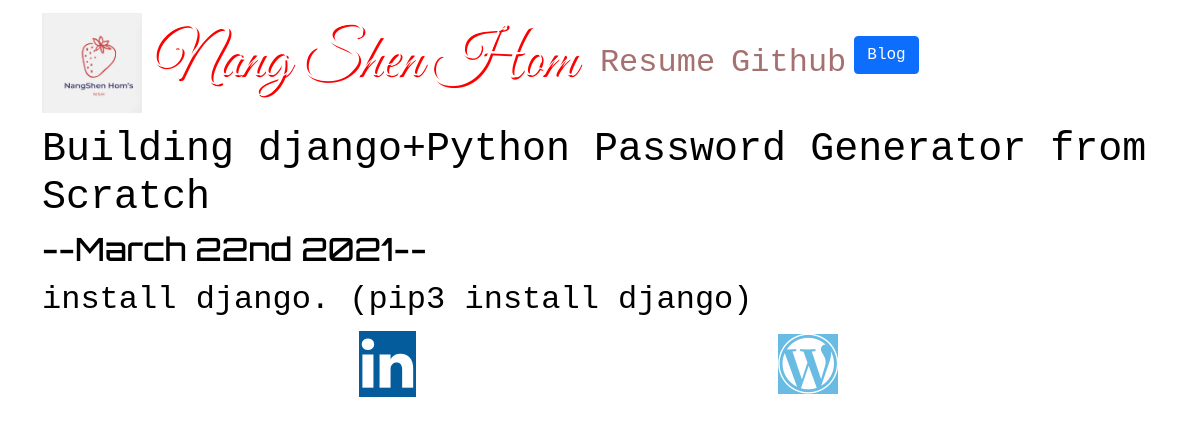
Page /blog/1/ on the committed database.
### blog/models.py (models this page shows, shortened)
class Blog(models.Model):
    title = models.CharField( max_length=100)
    description = models.CharField(max_length=250)
    date = models.DateField()

### blog/views.py (the view)
# urls.py: path('<int:blog_id>/', views.detail, name = 'detail'),
def detail(request, blog_id):
    blog = get_object_or_404(Blog, pk=blog_id)
    return render(request, 'blog/detail.html', {'blog':blog})

### blog/templates/blog/detail.html
{% extends 'portfolio/base.html' %}
{% block content%}
<h1>{{ blog.title }}</h1>
<h2>--{{ blog.date|date:'F jS Y'}}--</h2>
{{blog.description|safe}}
{% endblock %}

### portfolio/static/portfolio/custom.css (style rules this page uses)
body { background-image: url(https://res.cloudinary.com/dcrioc0sw/image/upload/v1617898598/pawel-czerwinski-QY5U8JD3-tk-unsplash_r7dplp.jpg) ; font-family: 'Courier New', Courier, monospace; font-size: 2rem; color: black; }
h1 { font-family: 'Courier New', Courier, monospace; }
h2 { font-family: 'Orbitron', sans-serif; }

### rows in the picture
Blog: title "Building django+Python Password Generator from Scratch", date "March 22nd 2021", description "install django. (pip3 install django)"
